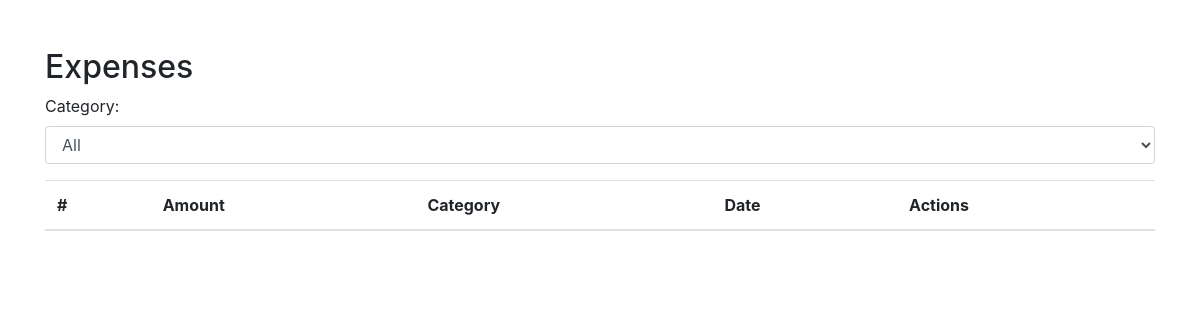
The app's page /viewexpense (signed in), older data.
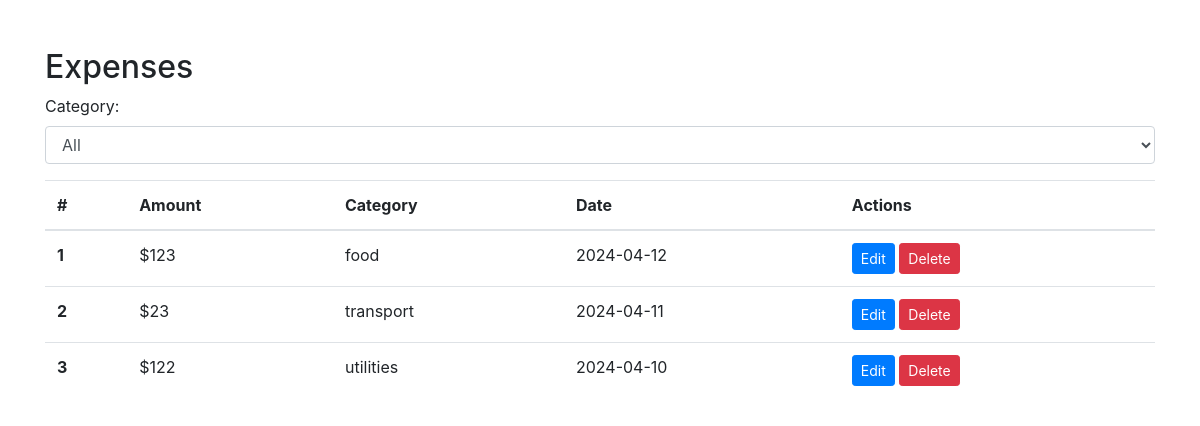
The same page, newer data.
### tables this page shows
CREATE TABLE expense
                 (id INTEGER PRIMARY KEY AUTOINCREMENT, 
                 userid INTEGER,
                 amount DECIMAL(10, 2) NOT NULL,
                 category VARCHAR(50) NOT NULL,
                 description TEXT,
                 date DATE NOT NULL,
                 created_at TIMESTAMP DEFAULT CURRENT_TIMESTAMP);

### app.py (the view)
@app.route('/viewexpense')
def show_expenses():
    expenses = fetch_actual_expenses()
    conn = sqlite3.connect('expense_tracker.db')
    conn.row_factory = sqlite3.Row
    cur = conn.cursor()
    cur.execute("SELECT DISTINCT category FROM expense")
    categories = [row['category'] for row in cur.fetchall()]
    return render_template('viewexpense.html', expenses=expenses,categories=categories)

### app.py (called while the page is built)
def fetch_actual_expenses():
    conn = sqlite3.connect('expense_tracker.db')
    cur = conn.cursor()
    cur.execute("SELECT  id,amount, category, date FROM expense WHERE userid = ?", (session['userid'],))
    expenses = cur.fetchall()
    conn.close()
    return expenses

### templates/viewexpense.html (shortened to what this page needs)
<!DOCTYPE html>
<html lang="en">
<head>
    <link rel="stylesheet" href="https://stackpath.bootstrapcdn.com/bootstrap/4.5.2/css/bootstrap.min.css">
</head>
<body>
    <div class="container mt-5">
        <h2>Expenses</h2>
        <div class="filter-container mb-3">
            <label for="categoryFilter">Category:</label>
            <select id="categoryFilter" class="form-control">
                <option value="">All</option>
            </select>
        </div>
        <div class="row">
            <div class="col">
                <table class="table">
                    <thead>
                        <tr>
                            <th scope="col">#</th>
                            <th scope="col">Amount</th>
                            <th scope="col">Category</th>
                            <th scope="col">Date</th>
                            <th scope="col">Actions</th>
                        </tr>
                    </thead>
                    <tbody>
                        {% for expense in expenses %}
                    <tr>
                        <th scope="row">{{ loop.index }}</th>
                        <td>${{ expense[1] }}</td>
                        <td>{{ expense[2] }}</td>
                        <td>{{ expense[3] }}</td>
                        <td>
                            <a href="#" class="btn btn-sm btn-primary" onclick="loadPage('/edit/{{ expense[0] }}')">Edit</a>
                            <form action="#" method="post" style="display: inline;" onclick="loadPage('/delete/{{ expense[0]}}')" onsubmit="return confirm('Are you sure you want to delete this expense?');">
                                <input type="submit" value="Delete" class="btn btn-sm btn-danger">
                            </form>
                        </td>
                    </tr>
                          {% endfor %}
                    </tbody>
                </table>
            </div>
        </div>
    </div>
</body>
</html>

Row changes from the older to the newer data that the page shows:
added expense: amount "123", category "food", date "2024-04-12"
added expense: amount "23", category "transport", date "2024-04-11"
added expense: amount "122", category "utilities", date "2024-04-10"
